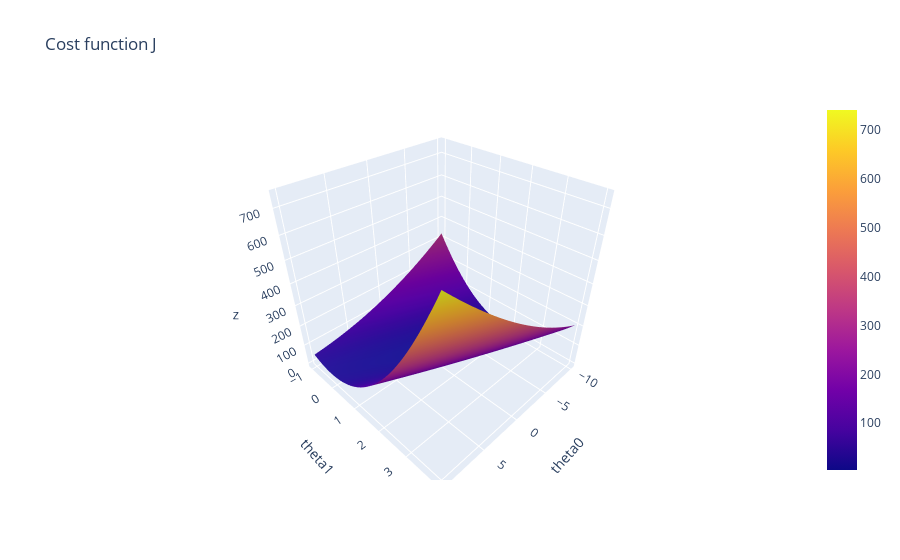

This figure's notebook cell:
### Code cell
# plot the cost function as a function of theta0 and theta1 in 3D interactive plot
from plotly.offline import download_plotlyjs, init_notebook_mode, plot, iplot
import plotly.graph_objs as go

theta0_vals = np.linspace(-10, 10, 100)
theta1_vals = np.linspace(-1, 4, 100)

J_vals = np.zeros((theta0_vals.shape[0], theta1_vals.shape[0]))
for i, theta0 in enumerate(theta0_vals):
    for j, theta1 in enumerate(theta1_vals):
        J_vals[i, j] = computeCost(X, y, [theta0, theta1])

J_vals = J_vals.T

trace = go.Surface(z=J_vals, x=theta0_vals, y=theta1_vals)
layout = go.Layout(title='Cost function J', scene=dict(xaxis=dict(title='theta0'), yaxis=dict(title='theta1')))
fig = go.Figure(data=[trace], layout=layout)
iplot(fig)

### Figure 1 — Plotly figure (JSON) as saved in the notebook; plotly's stock layout.template omitted (floating-point values rounded to 4 significant figures; data arrays with more than 128 entries replaced by an {"elided": "..."} marker saying what was removed)
{"data": [{"type": "surface", "x": [-10, -9.798, -9.596, -9.394, -9.192, -8.99, -8.788, -8.586, -8.384, -8.182, -7.98, -7.778, -7.576, -7.374, -7.172, -6.97, -6.768, -6.566, -6.364, -6.162, -5.96, -5.758, -5.556, -5.354, -5.152, -4.949, -4.747, -4.545, -4.343, -4.141, -3.939, -3.737, -3.535, -3.333, -3.131, -2.929, -2.727, -2.525, -2.323, -2.121, -1.919, -1.717, -1.515, -1.313, -1.111, -0.9091, -0.7071, -0.5051, -0.303, -0.101, 0.101, 0.303, 0.5051, 0.7071, 0.9091, 1.111, 1.313, 1.515, 1.717, 1.919, 2.121, 2.323, 2.525, 2.727, 2.929, 3.131, 3.333, 3.535, 3.737, 3.939, 4.141, 4.343, 4.545, 4.747, 4.949, 5.152, 5.354, 5.556, 5.758, 5.96, 6.162, 6.364, 6.566, 6.768, 6.97, 7.172, 7.374, 7.576, 7.778, 7.98, 8.182, 8.384, 8.586, 8.788, 8.99, 9.192, 9.394, 9.596, 9.798, 10], "y": [-1, -0.9495, -0.899, -0.8485, -0.798, -0.7475, -0.697, -0.6465, -0.596, -0.5455, -0.4949, -0.4444, -0.3939, -0.3434, -0.2929, -0.2424, -0.1919, -0.1414, -0.09091, -0.0404, 0.0101, 0.06061, 0.1111, 0.1616, 0.2121, 0.2626, 0.3131, 0.3636, 0.4141, 0.4646, 0.5152, 0.5657, 0.6162, 0.6667, 0.7172, 0.7677, 0.8182, 0.8687, 0.9192, 0.9697, 1.02, 1.071, 1.121, 1.172, 1.222, 1.273, 1.323, 1.374, 1.424, 1.475, 1.525, 1.576, 1.626, 1.677, 1.727, 1.778, 1.828, 1.879, 1.929, 1.98, 2.03, 2.081, 2.131, 2.182, 2.232, 2.283, 2.333, 2.384, 2.434, 2.485, 2.535, 2.586, 2.636, 2.687, 2.737, 2.788, 2.838, 2.889, 2.939, 2.99, 3.04, 3.091, 3.141, 3.192, 3.242, 3.293, 3.343, 3.394, 3.444, 3.495, 3.545, 3.596, 3.646, 3.697, 3.747, 3.798, 3.848, 3.899, 3.949, 4], "z": {"elided": "100x100 float values"}}], "layout": {"scene": {"xaxis": {"title": {"text": "theta0"}}, "yaxis": {"title": {"text": "theta1"}}}, "title": {"text": "Cost function J"}}}
